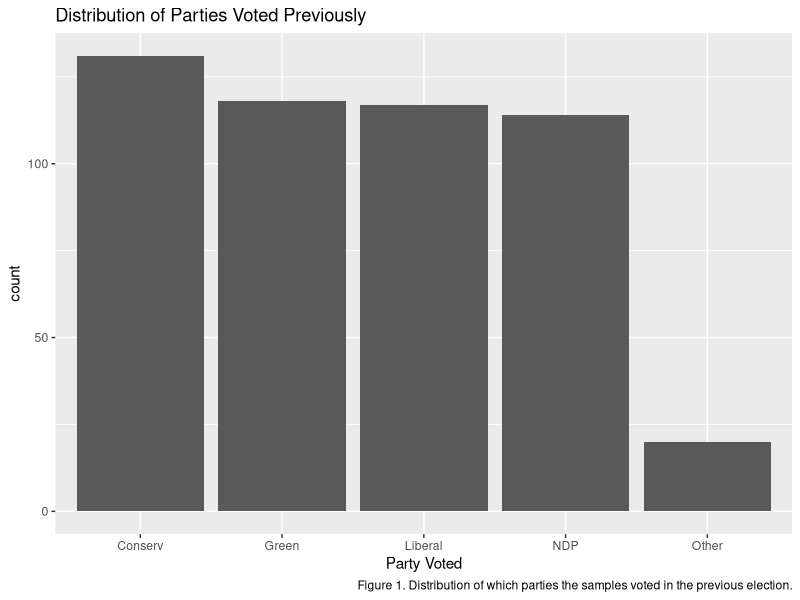
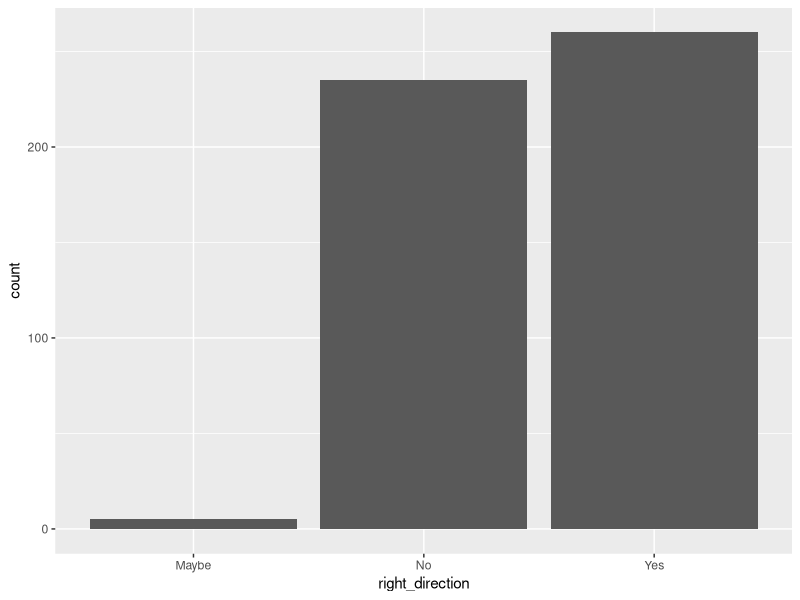
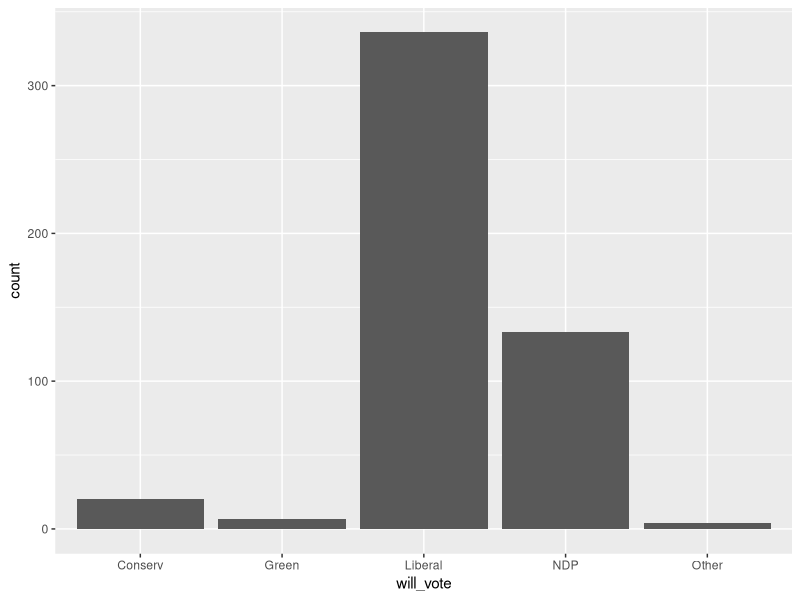
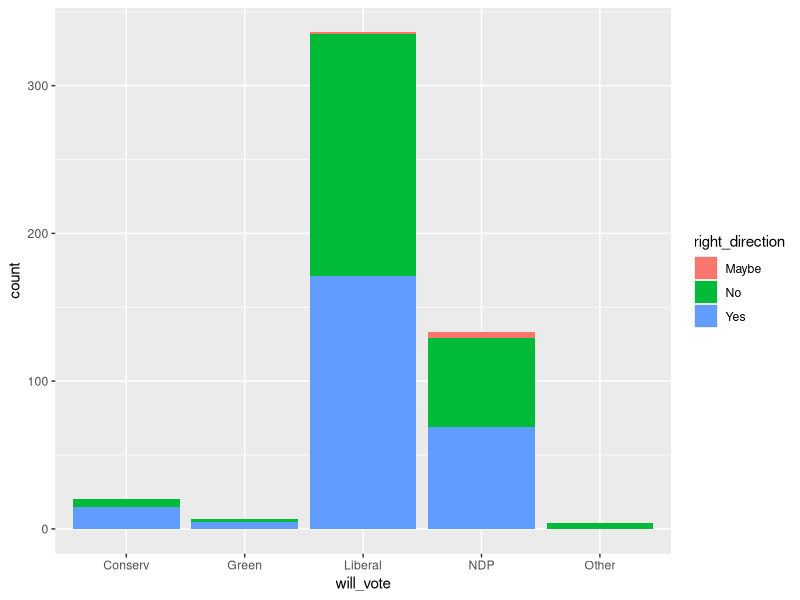
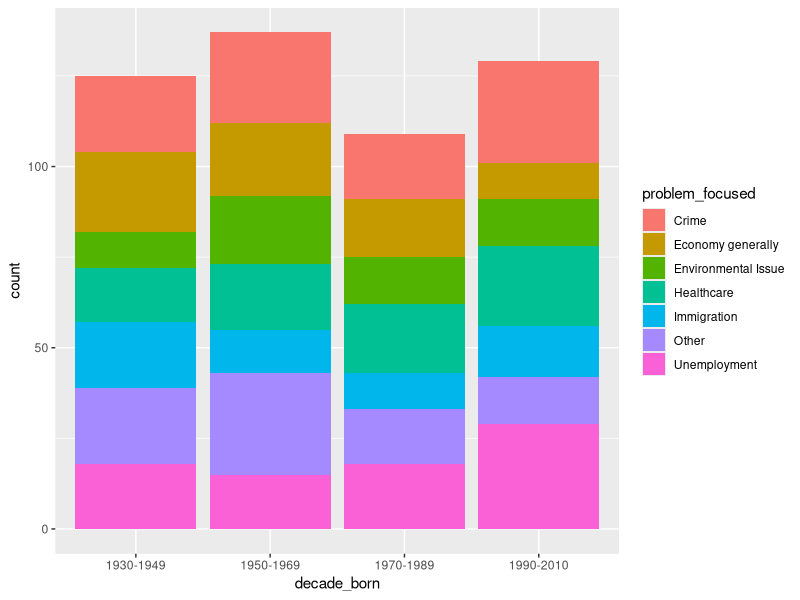
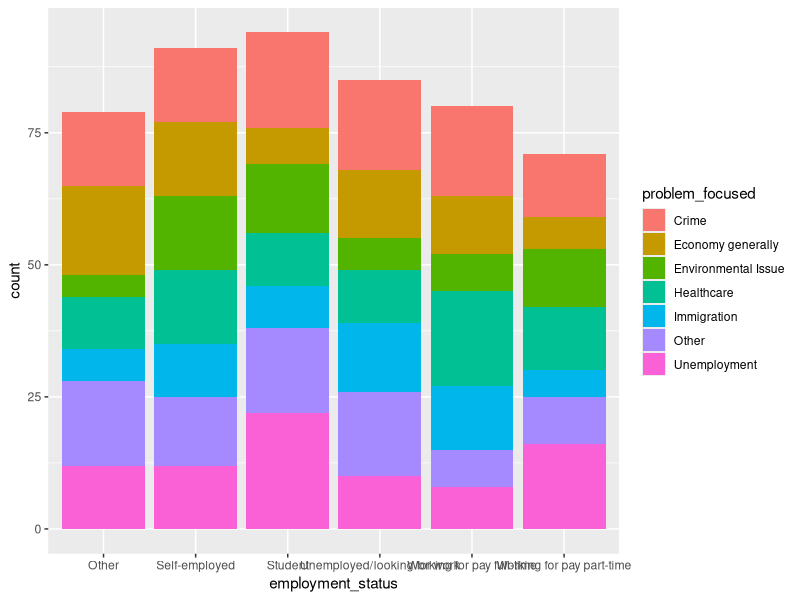

R code for these plots, in order:
## ---- chunk 1
# Setting seed as the last 4 digits of my student number
set.seed(4759)
library(tidyverse)
# Global settings for figure sizes and echo.
knitr::opts_chunk$set(fig.height=3, fig.width=10, echo = FALSE)
## ---- chunk 2
# We begin with storing choices in vectors
# which will be used for sampling in the next chunk
# For section 'citizenship'
citizenship <- c("Canadian Citizen", "Permanent Resident", "Other")
# For section 'Personal Background'
# On what basis do you assess a political candidate?
basis <- c("News on TV", "Articles in the newspaper", "Attend events where the candidate is addressing the people", "I research all the all the channels before making my choice", "Number of fundraisers the candidate has done in you area", "The family upbringing of the candidate", "Other")
# What decade were you born in? 
decade <- c('1930-1949', '1950-1969', '1970-1989', '1990-2010')
# How do you identify yourself?
gender <- c("Female", "Male", "Prefer not to say")
# Does your household income fall into one of these broad ranges?
income <- c("0", "$1-$50,000", "$50,000-$100,000", "$100,000-$150,000", "$150,000-$200,000", "More then $200,000", "Prefer not to say")
# What is the highest level education that you have completed?
education <- c("No schooling", "Completed elementary school", "Completed high school", "Completed technical, community College, CEGEP, collage Classique", "Bachelor's degree", "Master's degree", "Professional degree or doctorate", "Prefer not to say")
# What is your employment status?
employment <- c("Working for pay full-time", "Working for pay part-time", "Self-employed", "Unemployed/looking for work", "Student", "Other")
# If you could vote in this election, which party do you think you will vote for?
# We use the vector 'party' below
# party_noncitizen <- c("Liberal", "NDP", "Conserv", "Green", "Other")
# ADD NONCITIZEN?
# ---
# Section Political Leanings, citizen
party <- c("Liberal", "NDP", "Conserv", "Green", "Other")
# Which party did you vote in last election?
last_vote <- c("Liberal", "NDP", "Conserv", "Green", "Other")
# Do you think the existing government is going in the right direction to benefit the people of the country?
right_dir <- c("Yes", "No", "Maybe")
# How likely are you gonna vote in the upcoming
likely_vote <- c(1:10)
# Which party are you gonna vote?
will_vote <- c("Liberal", "NDP", "Conserv", "Green", "Don't know")
# What’s the most important problem facing Canada today?
problem <- c("Economy generally", "Unemployment", "Healthcare", "Crime", "Immigration", "Environmental Issue", "Other")
# ---
# Choices for section 'Policy'
# What issue do you focus more on?
focus_issue <- c("Economy", "Employment", "Public Health", "Prime and Justice", "Immigration Policy", "Tax Policy", "")
# Do you agree with one or more of the following? Select all that apply.
agree_statements <- c("There should be policies to resolve the gap between the rich and the poor.", "Environment safety is more important than business tax revenue.", "There should be rules to include all religions in all political parties.", "The government should assist corporations in increasing employment.", "The government should pay more on public health programs.", "There should be more free trade with other countries, even if it hurts some industries in Canada.")
# Simuating data using the sample function
# setting sample size
n <- 500
# Simulating n samples answers to section 'Personal Background'
background <- tibble(basis = sample(x = basis, size=n, replace=TRUE), 
             citizenship = sample(x=citizenship, size=n, replace=TRUE, prob = c(0.8, 0.1, 0.1)),
             decade_born = sample(x=decade, size=n, replace=TRUE),
             education_level = sample(x=education, size=n, replace=TRUE, prob = c()), # [Education]
             gender = sample(x=gender, size=n, replace=TRUE, prob = c(0.4915, 0.4915, 0.017))# based on the referenced, that there exists 1.7% population identified them 'Non-binary' in Canada [NonBin].
             , employment_status = sample(x=employment, size=n, replace=TRUE))
# [Education] Reference https://www12.statcan.gc.ca/census-recensement/2016/dp-pd/hlt-fst/edu-sco/Table.cfm?Lang=E&T=11&Geo=00&SP=1&view=2&age=2&sex=1
# [NonBin] https://www.statcan.gc.ca/eng/dai/smr08/2015/smr08_203_2015
# Simulating n samples answering section 'Political Leanings'
political_leaning <- tibble(last_vote = sample(x=last_vote, size=n, replace=TRUE, prob=c(0.24, 0.24, 0.24, 0.24, 0.04)),
                            likely_vote = sample(x=likely_vote, size=n, replace=TRUE),
                            # party_vote = sample(x=party, size=n, replace=TRUE),
                            problem_focused = sample(x=problem, size=n, replace=TRUE),
                            right_direction = sample(x=right_dir, size=n, replace=TRUE, prob = c(0.495, 0.495, 0.01)),
                            # Based on the proportion of seats won.
                            will_vote = sample(x=party, size=n, replace=TRUE, prob = c(0.65, 0.30, 0.04, 0.005, 0.005)),
                            )
# Combining sections' Answers
election_data <- bind_cols(background, political_leaning)
## ---- chunk 3
# Research & References required
## ---- chunk 4
# We use ggplot to generate the following figures
# Plotting the distribution of which parties were voted in the last election
last_vote_figure <- ggplot(election_data, aes(x=last_vote)) + geom_bar() + labs(title="Distribution of Parties Voted Previously", caption = "Figure 1. Distribution of which parties the samples voted in the previous election.") + xlab("Party Voted")
last_vote_figure
# Answer distribution to question "Do you think the existing gov' is bringing benefits to country? "
benefit <- ggplot(election_data, aes(x=right_direction)) + geom_bar()
benefit
# Distribution of which parties to vote for in the next election.
next_vote <- ggplot(election_data, aes(x=will_vote)) + geom_bar()
next_vote
# Distribution of which parties to vote for in the next election; colors indicates whether the voter agrees that 
# the current party is bringing benefits to the country.
next_vote_benefit_fill <- ggplot(election_data, aes(x=will_vote, fill=right_direction)) + geom_bar()
next_vote_benefit_fill
age_dist_problem_fill <- ggplot(election_data, aes(x=decade_born, fill=problem_focused)) + geom_bar()
age_dist_problem_fill
employment_count <- c()
for (i in 1:9){
  employment_count[i] <- ncol(election_data %>% filter(employment_status == employment[i]))
}
# employment_pie <- ggplot(election_data, aes(x="", y=employment_count, fill=employment_status)) + geom_bar(width=1, stat = "identity") + 
#   coord_polar("y", start=0)
# 
# employment_pie
employment_dist_dir_fill <- ggplot(election_data, aes(x=employment_status, fill = problem_focused)) + geom_bar()
employment_dist_dir_fill
